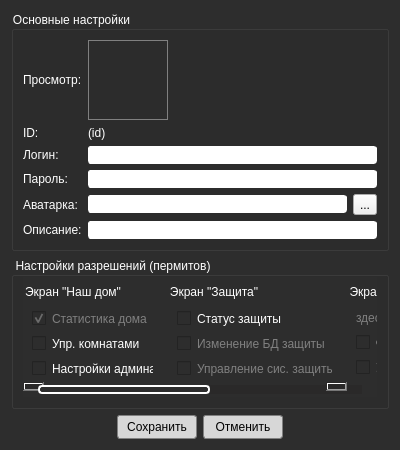
<?xml version="1.0" encoding="UTF-8"?>
<ui version="4.0">
 <class>Dlg_CreateNewUserInUserDb</class>
 <widget class="QDialog" name="Dlg_CreateNewUserInUserDb">
  <property name="geometry">
   <rect>
    <x>0</x>
    <y>0</y>
    <width>400</width>
    <height>450</height>
   </rect>
  </property>
  <property name="windowTitle">
   <string>Создать нового пользователя AsQamm</string>
  </property>
  <property name="windowOpacity">
   <double>0.959500000000000</double>
  </property>
  <property name="styleSheet">
   <string notr="true">QDialog { background-color: rgb(45, 45, 45); color: white; }

QGroupBox { font: 10pt &quot;Segoe UI Semibold&quot;; color: white; }

QCheckBox, QLabel { font: 9pt &quot;Segoe UI Semilight&quot;; color: white; }
QCheckBox:disabled { color: gray; }

/*  QScrollBar::vertical */

 QScrollBar:vertical
 {
     background-color: #2A2929;
     width: 15px;
     margin: 15px 3px 15px 3px;
     border: 1px transparent #2A2929;
 }


 QScrollBar::handle:vertical
 {
     background-color: rgb(45, 45, 45);         /* #605F5F; */
     min-height: 5px;
	 border: 2px solid white;
	 border-radius: 4px;
 }


 QScrollBar::sub-line:vertical
 {
     margin: 3px 0px 3px 0px;
     border-image: url(:/qss_icons/rc/up_arrow_disabled.png);
     height: 10px;
     width: 10px;
     subcontrol-position: top;
     subcontrol-origin: margin;
 }


 QScrollBar::add-line:vertical
 {
     margin: 3px 0px 3px 0px;
     border-image: url(:/qss_icons/rc/down_arrow_disabled.png);
     height: 10px;
     width: 10px;
     subcontrol-position: bottom;
     subcontrol-origin: margin;
 }


 QScrollBar::sub-line:vertical:hover,QScrollBar::sub-line:vertical:on
 {

     border-image: url(:/qss_icons/rc/up_arrow.png);
     height: 10px;
     width: 10px;
     subcontrol-position: top;
     subcontrol-origin: margin;
 }


 QScrollBar::add-line:vertical:hover, QScrollBar::add-line:vertical:on
 {
     border-image: url(:/qss_icons/rc/down_arrow.png);
     height: 10px;
     width: 10px;
     subcontrol-position: bottom;
     subcontrol-origin: margin;
 }


 QScrollBar::up-arrow:vertical, QScrollBar::down-arrow:vertical
 {
     background: none;
 }


 QScrollBar::add-page:vertical, QScrollBar::sub-page:vertical
 {
     background: none;
 }

/*  QScrollBar::horizontal */
QScrollBar:horizontal
 {
     height: 15px;
     margin: 3px 15px 3px 15px;
     border: 1px transparent #2A2929;
     background-color: #2A2929;    
 }

 QScrollBar::handle:horizontal
 {
     background-color: rgb(45, 45, 45);      
     min-width: 5px;
     border: 2px solid white;
     border-radius: 4px;
 }

 QScrollBar::add-line:horizontal
 {
     margin: 0px 3px 0px 3px;
     border-image: url(./images/right_arrow_disabled.png);       
     width: 10px;
     height: 10px;
     subcontrol-position: right;
     subcontrol-origin: margin;
 }

 QScrollBar::sub-line:horizontal
 {
     margin: 0px 3px 0px 3px;
     border-image: url(./images/left_arrow_disabled.png);        
     height: 10px;
     width: 10px;
     subcontrol-position: left;
     subcontrol-origin: margin;
 }

 QScrollBar::add-line:horizontal:hover,QScrollBar::add-line:horizontal:on
 {
     border-image: url(./images/right_arrow.png);               
     height: 10px;
     width: 10px;
     subcontrol-position: right;
     subcontrol-origin: margin;
 }

 QScrollBar::sub-line:horizontal:hover, QScrollBar::sub-line:horizontal:on
 {
     border-image: url(./images/left_arrow.png);               
     height: 10px;
     width: 10px;
     subcontrol-position: left;
     subcontrol-origin: margin;
 }

 QScrollBar::up-arrow:horizontal, QScrollBar::down-arrow:horizontal
 {
     background: none;
 }

 QScrollBar::add-page:horizontal, QScrollBar::sub-page:horizontal
 {
     background: none;
 }


QComboBox {
	color: black;
    border: 1px solid gray;
    border-radius: 3px;
    padding: 1px 18px 1px 3px;
    min-width: 6em;
	font: 8pt &quot;Segoe UI Semilight&quot;;
}


QComboBox:hover {
	border: 1px solid rgb(254, 254, 254);
	background-color: rgb(236, 236, 236);
}


QPushButton { 
	color: black;
    background-color: rgb(215, 215, 215);
	border: 1px solid gray;
	border-radius: 3px;  
	min-width: 6em;
	font: 8pt &quot;Segoe UI Semibold&quot;;
}


QPushButton:hover { 
	background-color: rgb(235, 235, 235);
}


QPushButton:pressed { 
	background-color: rgb(221, 221, 221);
}

QComboBox:disabled { color: gray; background-color: rgb(35, 35, 35); }


QComboBox::down-arrow {
    image: url(:/images/arrowDown_ico.png);
}


QComboBox::up-arrow { image: url(:/images/arrowUp_ico.png); }


QComboBox:editable {
    background: white;
}


QComboBox:!editable, QComboBox::drop-down:editable {
     background: qlineargradient(x1: 0, y1: 0, x2: 0, y2: 1,
                                 stop: 0 #E1E1E1, stop: 0.4 #DDDDDD,
                                 stop: 0.5 #D8D8D8, stop: 1.0 #D3D3D3);
}


/* QComboBox gets the &quot;on&quot; state when the popup is open */
QComboBox:!editable:on, QComboBox::drop-down:editable:on {
    background: qlineargradient(x1: 0, y1: 0, x2: 0, y2: 1,
                                stop: 0 #D3D3D3, stop: 0.4 #D8D8D8,
                                stop: 0.5 #DDDDDD, stop: 1.0 #E1E1E1);
}


QComboBox:on { /* shift the text when the popup opens */
    padding-top: 3px;
    padding-left: 4px;
}


QComboBox::drop-down {
    subcontrol-origin: padding;
    subcontrol-position: top right;
    width: 15px;

    border-left-width: 1px;
    border-left-color: darkgray;
    border-left-style: solid; /* just a single line */
    border-top-right-radius: 3px; /* same radius as the QComboBox */
    border-bottom-right-radius: 3px;
}


QLineEdit { 
	border-radius: 3px;
	border: 1px solid white;
 }

QLineEdit:hover { 
	border-color: rgb(42, 105, 23);
}</string>
  </property>
  <property name="modal">
   <bool>false</bool>
  </property>
  <layout class="QVBoxLayout" name="verticalLayout_6">
   <item>
    <widget class="QGroupBox" name="box_MainUserProps">
     <property name="sizePolicy">
      <sizepolicy hsizetype="Expanding" vsizetype="Maximum">
       <horstretch>0</horstretch>
       <verstretch>0</verstretch>
      </sizepolicy>
     </property>
     <property name="title">
      <string>Основные настройки</string>
     </property>
     <layout class="QGridLayout" name="gridLayout">
      <item row="5" column="0">
       <widget class="QLabel" name="lbl_CnuAvatarHint">
        <property name="text">
         <string>Аватарка:</string>
        </property>
       </widget>
      </item>
      <item row="6" column="1" colspan="3">
       <widget class="QLineEdit" name="lnI_CnuDesc"/>
      </item>
      <item row="5" column="1" colspan="2">
       <widget class="QLineEdit" name="lnI_CnuAvatarAddr"/>
      </item>
      <item row="2" column="1">
       <widget class="QLabel" name="lbl_CnuID">
        <property name="text">
         <string>(id)</string>
        </property>
       </widget>
      </item>
      <item row="4" column="1" colspan="3">
       <widget class="QLineEdit" name="lnI_CnuPassword">
        <property name="echoMode">
         <enum>QLineEdit::Password</enum>
        </property>
       </widget>
      </item>
      <item row="3" column="0">
       <widget class="QLabel" name="lbl_CnuLogin">
        <property name="text">
         <string>Логин:</string>
        </property>
       </widget>
      </item>
      <item row="2" column="0">
       <widget class="QLabel" name="lbl_CnuIDHint">
        <property name="text">
         <string>ID:</string>
        </property>
       </widget>
      </item>
      <item row="1" column="1">
       <widget class="QLabel" name="gfv_CnuAvatarPrev">
        <property name="sizePolicy">
         <sizepolicy hsizetype="Maximum" vsizetype="Maximum">
          <horstretch>0</horstretch>
          <verstretch>0</verstretch>
         </sizepolicy>
        </property>
        <property name="minimumSize">
         <size>
          <width>80</width>
          <height>80</height>
         </size>
        </property>
        <property name="maximumSize">
         <size>
          <width>80</width>
          <height>80</height>
         </size>
        </property>
        <property name="styleSheet">
         <string notr="true">border: 1px solid grey;</string>
        </property>
        <property name="text">
         <string/>
        </property>
        <property name="scaledContents">
         <bool>true</bool>
        </property>
        <property name="wordWrap">
         <bool>false</bool>
        </property>
       </widget>
      </item>
      <item row="5" column="3">
       <widget class="QToolButton" name="tlb_Browse">
        <property name="text">
         <string>...</string>
        </property>
       </widget>
      </item>
      <item row="6" column="0">
       <widget class="QLabel" name="lbl_CnuDesc">
        <property name="sizePolicy">
         <sizepolicy hsizetype="Maximum" vsizetype="Preferred">
          <horstretch>0</horstretch>
          <verstretch>0</verstretch>
         </sizepolicy>
        </property>
        <property name="text">
         <string>Описание:</string>
        </property>
       </widget>
      </item>
      <item row="1" column="0">
       <widget class="QLabel" name="lbl_CnuAvatarPrevHint">
        <property name="text">
         <string>Просмотр:</string>
        </property>
       </widget>
      </item>
      <item row="4" column="0">
       <widget class="QLabel" name="lbl_CnuPassword">
        <property name="text">
         <string>Пароль:</string>
        </property>
       </widget>
      </item>
      <item row="3" column="1" colspan="3">
       <widget class="QLineEdit" name="lnI_CnuLogin"/>
      </item>
     </layout>
    </widget>
   </item>
   <item>
    <widget class="QGroupBox" name="box_UserPermits">
     <property name="sizePolicy">
      <sizepolicy hsizetype="Preferred" vsizetype="Preferred">
       <horstretch>0</horstretch>
       <verstretch>0</verstretch>
      </sizepolicy>
     </property>
     <property name="minimumSize">
      <size>
       <width>137</width>
       <height>117</height>
      </size>
     </property>
     <property name="styleSheet">
      <string notr="true">QGroupBox { min-height: 115px; min-width: 135px; }</string>
     </property>
     <property name="title">
      <string>Настройки разрешений (пермитов)</string>
     </property>
     <layout class="QVBoxLayout" name="verticalLayout">
      <property name="topMargin">
       <number>0</number>
      </property>
      <item>
       <widget class="QScrollArea" name="scrollArea">
        <property name="styleSheet">
         <string notr="true">background: rgb(45, 45, 45); border: 0px transparent;</string>
        </property>
        <property name="verticalScrollBarPolicy">
         <enum>Qt::ScrollBarAlwaysOff</enum>
        </property>
        <property name="horizontalScrollBarPolicy">
         <enum>Qt::ScrollBarAlwaysOn</enum>
        </property>
        <property name="widgetResizable">
         <bool>false</bool>
        </property>
        <property name="alignment">
         <set>Qt::AlignHCenter|Qt::AlignTop</set>
        </property>
        <widget class="QWidget" name="scrollAreaWidgetContents">
         <property name="geometry">
          <rect>
           <x>-86</x>
           <y>0</y>
           <width>663</width>
           <height>127</height>
          </rect>
         </property>
         <layout class="QHBoxLayout" name="horizontalLayout_2">
          <property name="leftMargin">
           <number>0</number>
          </property>
          <property name="topMargin">
           <number>6</number>
          </property>
          <property name="rightMargin">
           <number>0</number>
          </property>
          <property name="bottomMargin">
           <number>6</number>
          </property>
          <item>
           <widget class="QGroupBox" name="box_HomeScreen">
            <property name="sizePolicy">
             <sizepolicy hsizetype="Preferred" vsizetype="Minimum">
              <horstretch>0</horstretch>
              <verstretch>0</verstretch>
             </sizepolicy>
            </property>
            <property name="minimumSize">
             <size>
              <width>135</width>
              <height>115</height>
             </size>
            </property>
            <property name="title">
             <string>Экран &quot;Наш дом&quot;</string>
            </property>
            <layout class="QVBoxLayout" name="verticalLayout_2">
             <property name="topMargin">
              <number>24</number>
             </property>
             <property name="bottomMargin">
              <number>16</number>
             </property>
             <item>
              <widget class="QCheckBox" name="ckb_UserPermit_HomeScr">
               <property name="enabled">
                <bool>false</bool>
               </property>
               <property name="text">
                <string>Статистика дома</string>
               </property>
               <property name="checked">
                <bool>true</bool>
               </property>
              </widget>
             </item>
             <item>
              <widget class="QCheckBox" name="ckb_UserPermit_HomeRooms">
               <property name="text">
                <string>Упр. комнатами</string>
               </property>
              </widget>
             </item>
             <item>
              <widget class="QCheckBox" name="ckb_UserPermit_HomeAsAdmin">
               <property name="text">
                <string>Настройки админа</string>
               </property>
              </widget>
             </item>
            </layout>
           </widget>
          </item>
          <item>
           <widget class="QGroupBox" name="box_DefnScreen">
            <property name="minimumSize">
             <size>
              <width>135</width>
              <height>115</height>
             </size>
            </property>
            <property name="title">
             <string>Экран &quot;Защита&quot;</string>
            </property>
            <layout class="QVBoxLayout" name="verticalLayout_3">
             <property name="topMargin">
              <number>24</number>
             </property>
             <property name="bottomMargin">
              <number>16</number>
             </property>
             <item>
              <widget class="QCheckBox" name="ckb_UserPermit_DefnScr">
               <property name="text">
                <string>Статус защиты</string>
               </property>
              </widget>
             </item>
             <item>
              <widget class="QCheckBox" name="ckb_UserPermit_DefnDbEdit">
               <property name="enabled">
                <bool>false</bool>
               </property>
               <property name="text">
                <string>Изменение БД защиты</string>
               </property>
              </widget>
             </item>
             <item>
              <widget class="QCheckBox" name="ckb_UserPermit_DefnAsAdmin">
               <property name="enabled">
                <bool>false</bool>
               </property>
               <property name="text">
                <string>Управление сис. защиты</string>
               </property>
              </widget>
             </item>
            </layout>
           </widget>
          </item>
          <item>
           <widget class="QGroupBox" name="box_PtsScreen">
            <property name="minimumSize">
             <size>
              <width>135</width>
              <height>115</height>
             </size>
            </property>
            <property name="title">
             <string>Экран &quot;Растения&quot;</string>
            </property>
            <layout class="QVBoxLayout" name="verticalLayout_4">
             <property name="topMargin">
              <number>24</number>
             </property>
             <property name="bottomMargin">
              <number>16</number>
             </property>
             <item>
              <widget class="QLabel" name="label">
               <property name="sizePolicy">
                <sizepolicy hsizetype="Preferred" vsizetype="Maximum">
                 <horstretch>0</horstretch>
                 <verstretch>0</verstretch>
                </sizepolicy>
               </property>
               <property name="styleSheet">
                <string notr="true">color: grey;</string>
               </property>
               <property name="text">
                <string>здесь пусто =D</string>
               </property>
              </widget>
             </item>
             <item>
              <widget class="QCheckBox" name="ckb_UserPermit_PtsScr">
               <property name="text">
                <string>Статус теплиц</string>
               </property>
              </widget>
             </item>
             <item>
              <widget class="QCheckBox" name="ckb_UserPermit_PtsAsAdmin">
               <property name="enabled">
                <bool>false</bool>
               </property>
               <property name="text">
                <string>Управление теплицами</string>
               </property>
              </widget>
             </item>
            </layout>
           </widget>
          </item>
          <item>
           <widget class="QGroupBox" name="box_Others">
            <property name="minimumSize">
             <size>
              <width>135</width>
              <height>115</height>
             </size>
            </property>
            <property name="title">
             <string>Прочие экраны</string>
            </property>
            <layout class="QVBoxLayout" name="verticalLayout_5">
             <property name="topMargin">
              <number>24</number>
             </property>
             <property name="bottomMargin">
              <number>16</number>
             </property>
             <item>
              <widget class="QCheckBox" name="ckb_UserPermit_HardwareScr">
               <property name="text">
                <string>Экран &quot;Оборудование&quot;</string>
               </property>
              </widget>
             </item>
             <item>
              <widget class="QCheckBox" name="ckb_UserPermit_HardwareAsAdmin">
               <property name="enabled">
                <bool>false</bool>
               </property>
               <property name="text">
                <string>Доб./удл. оборудование</string>
               </property>
              </widget>
             </item>
             <item>
              <widget class="QCheckBox" name="ckb_UserPermit_CfgScr">
               <property name="text">
                <string>Экран &quot;Конфигурация&quot;</string>
               </property>
              </widget>
             </item>
             <item>
              <widget class="QCheckBox" name="ckb_UserPermit_CfgAsAdmin">
               <property name="enabled">
                <bool>false</bool>
               </property>
               <property name="text">
                <string>Конфигурация админа</string>
               </property>
              </widget>
             </item>
            </layout>
           </widget>
          </item>
         </layout>
        </widget>
       </widget>
      </item>
     </layout>
    </widget>
   </item>
   <item>
    <layout class="QHBoxLayout" name="horizontalLayout_3">
     <item>
      <spacer name="horizontalSpacer">
       <property name="orientation">
        <enum>Qt::Horizontal</enum>
       </property>
       <property name="sizeType">
        <enum>QSizePolicy::Expanding</enum>
       </property>
       <property name="sizeHint" stdset="0">
        <size>
         <width>40</width>
         <height>20</height>
        </size>
       </property>
      </spacer>
     </item>
     <item>
      <widget class="QPushButton" name="btn_Accept">
       <property name="minimumSize">
        <size>
         <width>80</width>
         <height>24</height>
        </size>
       </property>
       <property name="text">
        <string>Сохранить</string>
       </property>
      </widget>
     </item>
     <item>
      <widget class="QPushButton" name="btn_Decline">
       <property name="minimumSize">
        <size>
         <width>80</width>
         <height>24</height>
        </size>
       </property>
       <property name="text">
        <string>Отменить</string>
       </property>
      </widget>
     </item>
     <item>
      <spacer name="horizontalSpacer_2">
       <property name="orientation">
        <enum>Qt::Horizontal</enum>
       </property>
       <property name="sizeType">
        <enum>QSizePolicy::Expanding</enum>
       </property>
       <property name="sizeHint" stdset="0">
        <size>
         <width>40</width>
         <height>20</height>
        </size>
       </property>
      </spacer>
     </item>
    </layout>
   </item>
  </layout>
 </widget>
 <tabstops>
  <tabstop>lnI_CnuLogin</tabstop>
  <tabstop>lnI_CnuPassword</tabstop>
  <tabstop>lnI_CnuAvatarAddr</tabstop>
  <tabstop>tlb_Browse</tabstop>
  <tabstop>lnI_CnuDesc</tabstop>
 </tabstops>
 <resources/>
 <connections>
  <connection>
   <sender>btn_Accept</sender>
   <signal>clicked()</signal>
   <receiver>Dlg_CreateNewUserInUserDb</receiver>
   <slot>accept()</slot>
   <hints>
    <hint type="sourcelabel">
     <x>159</x>
     <y>422</y>
    </hint>
    <hint type="destinationlabel">
     <x>140</x>
     <y>-13</y>
    </hint>
   </hints>
  </connection>
  <connection>
   <sender>btn_Decline</sender>
   <signal>clicked()</signal>
   <receiver>Dlg_CreateNewUserInUserDb</receiver>
   <slot>reject()</slot>
   <hints>
    <hint type="sourcelabel">
     <x>248</x>
     <y>424</y>
    </hint>
    <hint type="destinationlabel">
     <x>207</x>
     <y>-7</y>
    </hint>
   </hints>
  </connection>
  <connection>
   <sender>ckb_UserPermit_HomeScr</sender>
   <signal>toggled(bool)</signal>
   <receiver>ckb_UserPermit_HomeRooms</receiver>
   <slot>setEnabled(bool)</slot>
   <hints>
    <hint type="sourcelabel">
     <x>-231</x>
     <y>310</y>
    </hint>
    <hint type="destinationlabel">
     <x>-227</x>
     <y>339</y>
    </hint>
   </hints>
  </connection>
  <connection>
   <sender>ckb_UserPermit_HomeScr</sender>
   <signal>toggled(bool)</signal>
   <receiver>ckb_UserPermit_HomeAsAdmin</receiver>
   <slot>setEnabled(bool)</slot>
   <hints>
    <hint type="sourcelabel">
     <x>-239</x>
     <y>309</y>
    </hint>
    <hint type="destinationlabel">
     <x>-243</x>
     <y>363</y>
    </hint>
   </hints>
  </connection>
  <connection>
   <sender>ckb_UserPermit_DefnScr</sender>
   <signal>toggled(bool)</signal>
   <receiver>ckb_UserPermit_DefnDbEdit</receiver>
   <slot>setEnabled(bool)</slot>
   <hints>
    <hint type="sourcelabel">
     <x>-91</x>
     <y>314</y>
    </hint>
    <hint type="destinationlabel">
     <x>-91</x>
     <y>340</y>
    </hint>
   </hints>
  </connection>
  <connection>
   <sender>ckb_UserPermit_DefnScr</sender>
   <signal>toggled(bool)</signal>
   <receiver>ckb_UserPermit_DefnAsAdmin</receiver>
   <slot>setEnabled(bool)</slot>
   <hints>
    <hint type="sourcelabel">
     <x>-68</x>
     <y>312</y>
    </hint>
    <hint type="destinationlabel">
     <x>-67</x>
     <y>359</y>
    </hint>
   </hints>
  </connection>
  <connection>
   <sender>ckb_UserPermit_PtsScr</sender>
   <signal>toggled(bool)</signal>
   <receiver>ckb_UserPermit_PtsAsAdmin</receiver>
   <slot>setEnabled(bool)</slot>
   <hints>
    <hint type="sourcelabel">
     <x>59</x>
     <y>336</y>
    </hint>
    <hint type="destinationlabel">
     <x>64</x>
     <y>362</y>
    </hint>
   </hints>
  </connection>
  <connection>
   <sender>ckb_UserPermit_HardwareScr</sender>
   <signal>toggled(bool)</signal>
   <receiver>ckb_UserPermit_HardwareAsAdmin</receiver>
   <slot>setEnabled(bool)</slot>
   <hints>
    <hint type="sourcelabel">
     <x>333</x>
     <y>310</y>
    </hint>
    <hint type="destinationlabel">
     <x>333</x>
     <y>329</y>
    </hint>
   </hints>
  </connection>
  <connection>
   <sender>ckb_UserPermit_CfgScr</sender>
   <signal>toggled(bool)</signal>
   <receiver>ckb_UserPermit_CfgAsAdmin</receiver>
   <slot>setEnabled(bool)</slot>
   <hints>
    <hint type="sourcelabel">
     <x>269</x>
     <y>350</y>
    </hint>
    <hint type="destinationlabel">
     <x>269</x>
     <y>370</y>
    </hint>
   </hints>
  </connection>
 </connections>
</ui>
